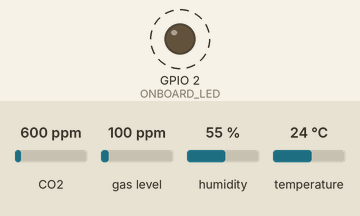
Bench run of a sketch on a simulated ESP32. Shown: output pins drawn as LEDs (lit = HIGH). Dashed ring = blinking. The inputs (shaded band) are chosen by the test bench; at power-on: CO2 600 ppm, gas level 100 ppm, humidity 55 %, temperature 24 °C. WiFi joins after 1.5 s; servers stay silent unless stated; uploads are accepted with an empty reply; what the sketch prints to the serial monitor is not drawn.

Above: at 2.2 s.
Timing chart, 0 to 4.5 s (numbered marks = the images above):
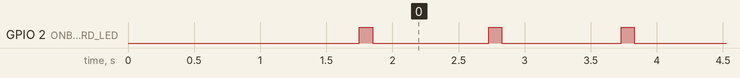

Measured:
- by itself, GPIO 2 (ONBOARD_LED): alternates HIGH for 0.10 s and LOW for 0.90 s

The sketch:

Boards.ino
```cpp
// Import Libraries
#include <WiFi.h>
#include <ArduinoJson.h>
#include <HTTPClient.h>
#include <Wire.h>
#include "DHT.h"
#include "Adafruit_SGP30.h"
#include <ESPmDNS.h>
#include <WiFiUdp.h>
#include <ArduinoOTA.h>

// Define blue led pin
#define ONBOARD_LED  2

// Define DHT11 Data pin as 4
#define DHT11PIN 4
DHT dht(DHT11PIN, DHT11);

// Define Adafruit sensor as sgp
Adafruit_SGP30 sgp;

// define ssid and password of wifi
const char* ssid = "";
const char* password = "";

// define board location
const String boardloc = "";

// define token
const String authtoken = "";

// define server to send http requests to
const char* serverName = "https://dev-test.projecteco.ml/api/v1/rest/input/sensors/";

// define the post interval in ms
const int postinterval = 1000;

// Some random code here, IDK what it does;
uint32_t getAbsoluteHumidity(float temperature, float humidity) {
    const float absoluteHumidity = 216.7f * ((humidity / 100.0f) * 6.112f * exp((17.62f * temperature) / (243.12f + temperature)) / (273.15f + temperature));
    const uint32_t absoluteHumidityScaled = static_cast<uint32_t>(1000.0f * absoluteHumidity); // [mg/m^3]
    return absoluteHumidityScaled;
}
// contact IT support at 19songv@harrowschool.org.uk for more information


// On setup,
void setup() {

  // Init wifi mode
  WiFi.mode(WIFI_STA);
  Serial.println("WIFI   > Initialising");

  // Start Serial at 115200 baud
  Serial.begin(115200);
  Serial.println("SERIAL > Started Serial");

  // Start DHT11 Sensor
  dht.begin();
  Serial.println("DHT    > Sensor Initiated");

  // Connect to the wifi
  WiFi.begin(ssid, password);
  Serial.println("WIFI   > Attempting Connection");

  // While waiting to connect to wifi, print dots
  Serial.print("WIFI   > Connecting");
  while(WiFi.status() != WL_CONNECTED) {
    delay(500);
    Serial.print(".");
  }
  Serial.println("");

  // print newline, print ip
  Serial.println("WIFI   > Connected");
  Serial.print("WIFI   > IP Address: ");
  Serial.println(WiFi.localIP());

  //print newline macaddress
  Serial.print("WIFI   > MAC Address:  ");
  Serial.println(WiFi.macAddress());

  Serial.println("SGP30  > Searching for Sensor");
  if (! sgp.begin()){
    Serial.println("SGP30  > Sensor not found");
    while (1);
  }

  Serial.print("SGP30  > Found SGP30 serial #");
  Serial.print(sgp.serialnumber[0], HEX);
  Serial.print(sgp.serialnumber[1], HEX);
  Serial.println(sgp.serialnumber[2], HEX);

  pinMode(ONBOARD_LED,OUTPUT);
  Serial.println("LEDS   > Leds initialised");

  // Initialise OTA Updates
  String hostname_str = "TEAMENIGMA - " + boardloc;
  char* hostname_char_arr = &hostname_str[0];
  ArduinoOTA.setHostname(hostname_char_arr);
  ArduinoOTA.setPassword("");
  Serial.println("OTA    > Hostname and Auth initialised");

  ArduinoOTA
    .onStart([]() {
      String type;
      if (ArduinoOTA.getCommand() == U_FLASH)
        type = "sketch";
      else // U_SPIFFS
        type = "filesystem";

      // NOTE: if updating SPIFFS this would be the place to unmount SPIFFS using SPIFFS.end()
      Serial.println("OTA    > Start updating " + type);
    })
    .onEnd([]() {
      Serial.println("\nEnd");
    })
    .onProgress([](unsigned int progress, unsigned int total) {
      Serial.printf("Progress: %u%%\r", (progress / (total / 100)));
    })
    .onError([](ota_error_t error) {
      Serial.printf("Error[%u]: ", error);
      if (error == OTA_AUTH_ERROR) Serial.println("OTA    > Auth Failed");
      else if (error == OTA_BEGIN_ERROR) Serial.println("OTA    > Begin Failed");
      else if (error == OTA_CONNECT_ERROR) Serial.println("OTA    > Connect Failed");
      else if (error == OTA_RECEIVE_ERROR) Serial.println("OTA    > Receive Failed");
      else if (error == OTA_END_ERROR) Serial.println("OTA    > End Failed");
    });

  ArduinoOTA.begin();
  Serial.println("OTA    > Server Started");

}


int counter = 0;
long lastMsg = 0;


// repeat:
void loop() {
     ArduinoOTA.handle();

    // If the WIFI is working:
    if(WiFi.status()== WL_CONNECTED){


      long now = millis();
      if (now - lastMsg > postinterval) {

        // Timing Stuff
        lastMsg = now;

        // Test if Measurement Failed
        if (! sgp.IAQmeasure()) {
          Serial.println("SGP30  > Measurement failed");
          return;
        }

        // Test if raw measurement failed
        if (! sgp.IAQmeasureRaw()) {
          Serial.println("SGP30  > Raw Measurement failed");
          return;
        }

        // Init JSON file and http request
        DynamicJsonDocument doc(1024);
        HTTPClient http;

        // Tell http library to send request to server defined in variable "serverName"
        http.begin(serverName);

        // Specify content-type header
        http.addHeader("Content-Type", "application/json");

        // chuck the data in the JSON file
        doc[boardloc]["Temperature"] = dht.readTemperature();
        doc[boardloc]["Humidity"] = dht.readHumidity();
        doc[boardloc]["TVOC"] = sgp.TVOC;
        doc[boardloc]["eCO2"] = sgp.eCO2;
        doc[boardloc]["rawH2"] = sgp.rawH2;
        doc[boardloc]["rawEthanol"] = sgp.rawEthanol;
        doc["token"] = authtoken;

        // chuck the data to serial monitor
        Serial.print("Temperature: "); Serial.println(dht.readTemperature());
        Serial.print("Humidity: "); Serial.println(dht.readHumidity());
        Serial.print("TVOC: "); Serial.println(sgp.TVOC);
        Serial.print("eCO2: "); Serial.println(sgp.eCO2);
        Serial.print("rawH2: "); Serial.println(sgp.rawH2);
        Serial.print("rawEthanol: "); Serial.println(sgp.rawEthanol);
        Serial.println();

        // Convert that to a string called "json"
        String json;
        serializeJson(doc, json);

        // Send HTTP POST request with that string
        int httpResponseCode = http.POST(json);

        // Print response to Serial
        Serial.print("WIFI   > Data Sent - HTTP Response code: ");
        Serial.println(httpResponseCode);

        // Free resources by ending request
        http.end();

        // wait predefined interval
        digitalWrite(ONBOARD_LED,HIGH);
        delay(100);
        digitalWrite(ONBOARD_LED,LOW);
        counter++;
        }
      } else {
        // if no wifi, print disconnected.
        Serial.println("WIFI   > Disconnected");
      }
  }
```
